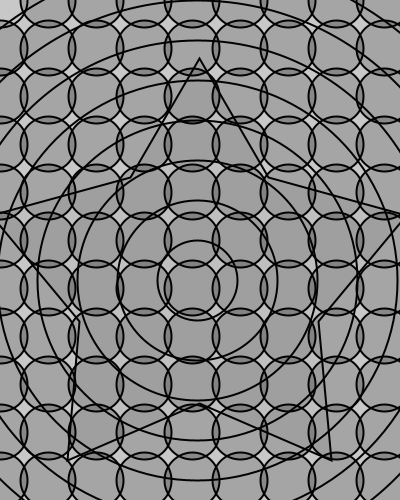
Frame 1 (no input)
Frame 60 (the mouse pressed at the canvas centre just before this capture): identical to frame 1, image omitted
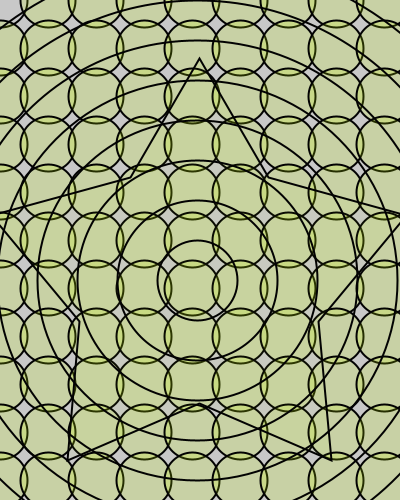
Frame 120 (the mouse held since frame 60 and released just before this capture)

The Processing sketch that drew these frames (run headless with seeded random() and noise(); from frame 60 on, the mouse is pressed at the canvas centre):

// Processing sketch: processing_57741
// ── processing_57741.pde

//PS3_QUESTION 4_ KESHIA.K
void setup() {
  size(400, 500);
  fill(255);
  stroke(2);
  smooth();
  noFill();
 
}

void draw() {
   background(200);
  strokeWeight(2);
  
   
  
 for(int y= 0; y< height; y+=48) {
  for(int x=0; x<width; x+=48) {
    
    ellipse(x, y, 55,55);
    fill(mouseX,mouseY, 0,45);
    
  }
 }


  
  translate(-115,-55);
   int[] X = {50, 61, 83, 69, 71, 50, 29, 31, 17, 39};
  int[] Y = {18, 37, 43, 60, 82, 73, 82, 60, 43 , 37};
smooth();
strokeWeight(2);
beginShape();
fill(mouseX, mouseY,0, 10);
for (int i = 0; i < X.length; i++) {
vertex(X[i]* TWO_PI, Y[i]* TWO_PI);
}
endShape(CLOSE);

 int radius = 440;
 int spacing= 40;

 while (radius > 0) {
   int c = int( map(radius, 400, 20, 0, 64) );
   noFill();
   
   ellipse(312, 335, radius*2, radius*2);
   radius= radius- spacing;
}
}
